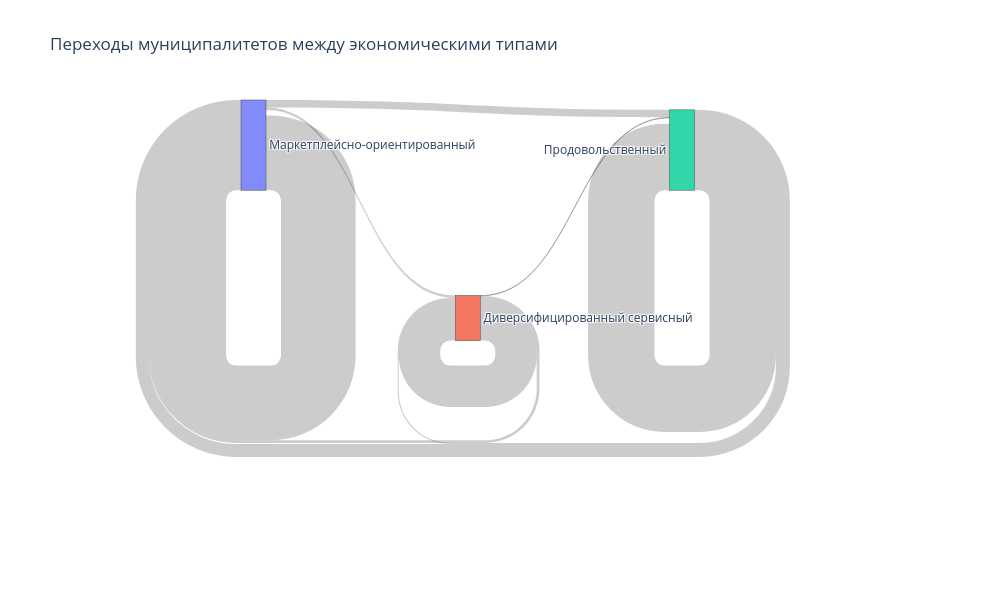

The notebook cell saved with this chart:
### Code cell
node_labels = [
    "Маркетплейсно-ориентированный",
    "Диверсифицированный сервисный",
    "Продовольственный"
]

node_index = {
    name: i
    for i, name in enumerate(node_labels)
}

source = flow_table["source_name"].map(node_index)
target = flow_table["target_name"].map(node_index)
value = flow_table["value"]

fig = go.Figure(
    go.Sankey(
        arrangement="snap",
        node=dict(
            label=node_labels,
            pad=25,
            thickness=25
        ),
        link=dict(
            source=source,
            target=target,
            value=value
        )
    )
)

fig.update_layout(
    title_text="Переходы муниципалитетов между экономическими типами",
    font_size=12,
    width=1000,
    height=600
)

fig.show()

### Figure 1 — Plotly figure (JSON) as saved in the notebook; plotly's stock layout.template omitted (floating-point values rounded to 4 significant figures)
{"data": [{"arrangement": "snap", "link": {"source": [0, 0, 0, 1, 1, 1, 2, 2, 2], "target": [0, 1, 2, 0, 1, 2, 0, 1, 2], "value": [17157, 568, 1744, 637, 9532, 106, 2950, 256, 15273]}, "node": {"label": ["Маркетплейсно-ориентированный", "Диверсифицированный сервисный", "Продовольственный"], "pad": 25, "thickness": 25}, "type": "sankey"}], "layout": {"font": {"size": 12}, "height": 600, "title": {"text": "Переходы муниципалитетов между экономическими типами"}, "width": 1000}}
